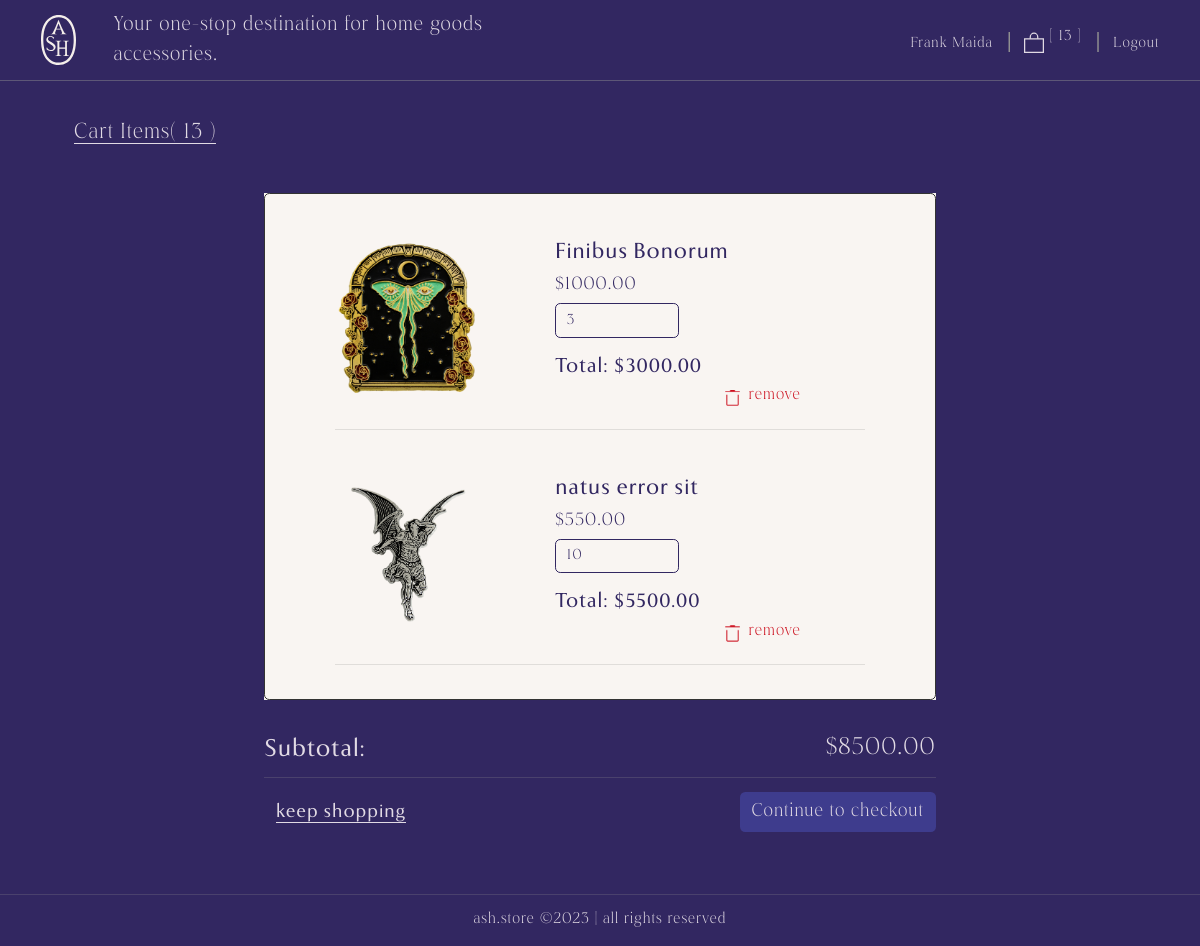
The app's page /cart (signed in) with its own data.
### user/models.py (models this page shows, shortened)
class Profile(models.Model):
    user = models.OneToOneField(User, on_delete=models.CASCADE, blank=True, null=True)
    name = models.CharField(max_length=255, unique=True)
    username = models.CharField(max_length=255, unique=True, blank=True, null=True)
    email = models.EmailField(max_length=255, unique=True)
    updated_time_stamp = models.DateTimeField(auto_now=True)
    created_time_stamp = models.DateTimeField(auto_now_add=True)
    id = models.UUIDField(default=uuid.uuid4, primary_key=True, unique=True, editable=False)

### store/models.py (models this page shows, shortened)
class Order(models.Model):
    customer = models.ForeignKey(Profile, null=True, on_delete=models.CASCADE)
    date_ordered = models.DateTimeField(auto_now=True)
    complete = models.BooleanField(default=False)
    transaction_id = models.CharField(max_length=255, null=True)
    @property
    def get_cart_total(self):
        orderitem = self.orderitem_set.all()
        total = sum([item.get_total for item in orderitem])
        return total
    @property
    def get_cart_items(self):
        orderitem = self.orderitem_set.all()
        total = sum([item.quantity for item in orderitem])
        return total

class OrderItem(models.Model):
    product = models.ForeignKey(Product, null=True, on_delete=models.CASCADE)
    order = models.ForeignKey(Order, null=True, on_delete=models.CASCADE)
    quantity = models.IntegerField(default=0, null=True, blank=True)
    date_added = models.DateTimeField(auto_now_add=True)
    id = models.UUIDField(default=uuid.uuid4, primary_key=True, unique=True, editable=False)
    class Meta:
        ordering = ['-date_added']
        indexes = [
        models.Index(fields=['id'])
    ]
    @property
    def get_total(self):
        total = self.quantity * self.product.price
        return total

class Product(models.Model):
    name = models.CharField(max_length=255, unique=True)
    price = models.DecimalField(max_digits=7, decimal_places=2)
    digital = models.BooleanField(default=False, null=True, blank=False)
    image = models.ImageField(null=True, blank=True)
    updated_time_stamp = models.DateTimeField(auto_now=True)
    created_time_stamp = models.DateTimeField(auto_now_add=True)
    id = models.UUIDField(default=uuid.uuid4, primary_key=True, unique=True, editable=False)
    class Meta:
        ordering = ['-updated_time_stamp']
        indexes = [
        models.Index(fields=['id'])
    ]
    @property
    def imageURL(self):
        try:
            url = self.image.url
        except:
            url = ''
        return url

### store/views.py (the view, shortened to what this page needs)
# urls.py: path('cart', views.cartPage, name='cart'),
@login_required(login_url='login')
def cartPage(request):
    if request.user.is_authenticated:
        customer = request.user.profile
        order, created = Order.objects.get_or_create(customer=customer, complete=False)
        items = order.orderitem_set.all()
        cartItems = order.get_cart_items
    context = {'items': items, 'order': order, 'cartItems': cartItems}
    return render(request, 'store/cart.html', context)

### store/templates/store/cart.html (shortened to what this page needs)
{% load static %}
<!DOCTYPE html>
<html lang="en" class="js has-scroll-init has-scroll-smooth">
  <head>
    <link rel="stylesheet" href="{% static '/css/bootstrap.min.css' %}" />
    <link rel="stylesheet" href="{% static '/css/cart.css' %}" />
  </head>
  <body
    id="pageTop"
    class="page-content"
    data-spy="scroll"
    data-target="#mainNav"
  >
    {% include 'store/nav.html' %}
    <main>
      <div data-scroll class="page page--layout-2" id="main">
        <div id="hero">
          <div class="container">
            <div class="hero-intro">
              <h1><span>Cart Items( {{order.get_cart_items}} )</span></h1>
            </div>
          </div>
        </div>
        <div id="cart" class="d-flex mx-auto">
          <div class="container">
            <form action="" method="POST">
              <div class="cart-intro">
                <div class="card">
                  <div class="card-body">
                    <div id="cart--details">
                      <div class="row" id="cart--row">
                        {% for item in items %}
                        <div class="col-md-5 align-self-center">
                          <img
                            src="{{item.product.imageURL}}"
                            class="img-fluid product--img d-flex mx-auto"
                            alt="product--img"
                          />
                        </div>
                        <div class="col-md-6">
                          <div id="cart--details">
                            <h3>{{item.product.name}}</h3>
                            <p>${{item.product.price|floatformat:2}}</p>
                            <div id="action-btns">
                              <input
                                type="number"
                                class="form-control"
                                id="inputQuantity"
                                value="{{item.quantity}}"
                                disabled="true"
                              />
                              <h5>
                                Total: ${{ item.get_total|floatformat:2 }}
                                <button
                                  type="submit"
                                  class="btn mb-3"
                                  name="delete"
                                  value="{{item.id}}"
                                >
                                  <span>
                                    <img
                                      src="{% static '/images/bin.png' %}"
                                      class="img-fluid del--img"
                                      alt="del--img"
                                    />
                                    remove
                                  </span>
                                </button>
                              </h5>
                            </div>
                          </div>
                        </div>
                        <hr class="d-flex mx-auto" id="divider--line" />
                        {% endfor %}
                      </div>
                    </div>
                  </div>
                </div>
              </div>
              <div id="pricing--section">
                <h6>
                  Subtotal:
                  <span>${{order.get_cart_total|floatformat:2}}</span>
                </h6>
                <hr />
                <a href="{% url 'products' %}" class="btn">
                  <span>keep shopping</span>
                </a>
                <a href="{% url 'checkout' %}" class="btn checkout--btn">
                  Continue to checkout
                </a>
              </div>
            </form>
          </div>
        </div>
        <footer>
          <hr />
          <p>ash.store ©2023 | all rights reserved</p>
        </footer>
      </div>
    </main>
  </body>
</html>

### store/templates/store/nav.html (shortened to what this page needs)
{% load static %}
<nav class="navbar navbar-expand-lg fixed-top menu" id="mainNav">
  <div class="container">
    <a class="navbar-brand" href="{% url 'products' %}">
      <img
        id="logo"
        class="img-fluid"
        src="{% static '/images/favicon.svg' %}"
        alt="logo"
      />
    </a>
    <div class="collapse navbar-collapse" id="navbarText">
      <ul class="navbar-nav me-auto mb-2 mb-lg-0">
        <li class="nav-item">
          Your one-stop destination for home goods accessories.
        </li>
      </ul>
      <div id="login--register">
        <a href="{% url 'profile' %}">
          <span class="navbar-text"> {{request.user.profile.name}} </span>
        </a>
        <span class="navbar--bar">|</span>
        <a href="{% url 'cart' %}">
          <span class="navbar-text">
            <img
              src="{% static '/images/cart.svg' %}"
              class="img-fluid cart--img"
              alt="cart--img"
            />
            <sup>[ {{cartItems}} ]</sup>
          </span>
        </a>
        <span class="navbar--bar">|</span>
        <a href="{% url 'logout' %}">
          <span class="navbar-text"> Logout </span>
        </a>
      </div>
    </div>
  </div>
</nav>

### records on screen
Order: get_cart_items "13", get_cart_total "8500.00"
OrderItem: product.imageURL (picture), product.name "Finibus Bonorum", product.price "1000.00", quantity "3", get_total "3000.00"
OrderItem: product.imageURL (picture), product.name "natus error sit", product.price "550.00", quantity "10", get_total "5500.00"

### other values on screen
{{ request.user.profile.name }} "Frank Maida"
{{ cartItems }} "13"
